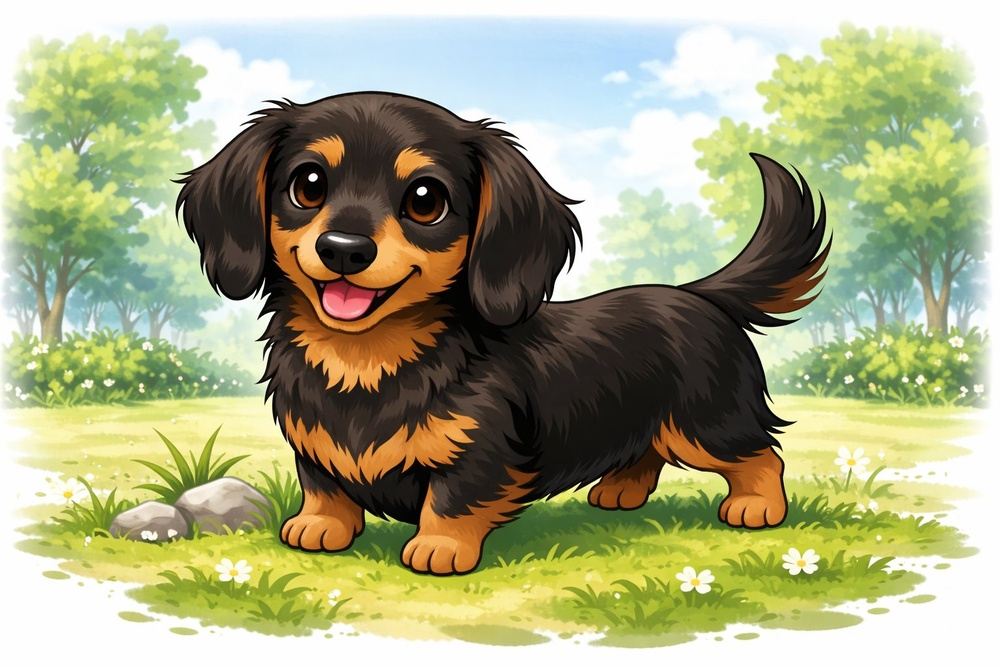
#> input picture Chapter11/image.jpg, 1000 x 667 px, shrunk from 1536 x 1024 before the run
$ python 11-06_Sobel.py   (older library calls are emulated)
#> lines starting #> are read from the running program, lines starting #| are printed output that depends on the picture; after the words box and inside, x2 and y2 are one past the last pixel; in counts of white or black regions, pixels touching at a corner belong together
import cv2

img = cv2.imread("image.jpg", 0)
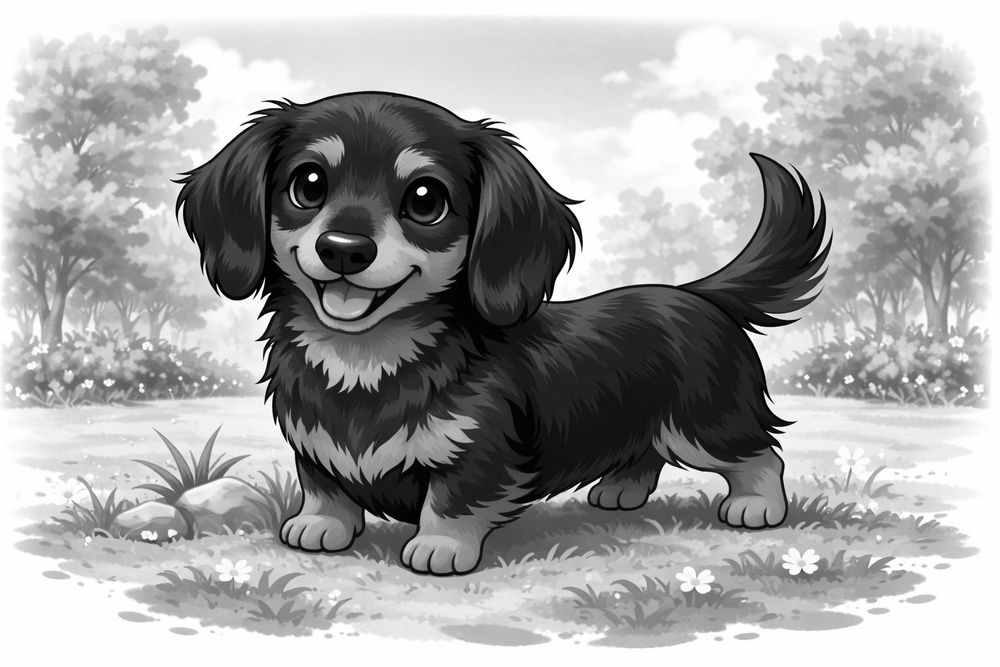
#> img: shape (667, 1000); min 0, max 255, mean 165.4

sobel_x = cv2.Sobel(img, cv2.CV_64F, 1, 0, ksize=3)  # 横方向の勾配
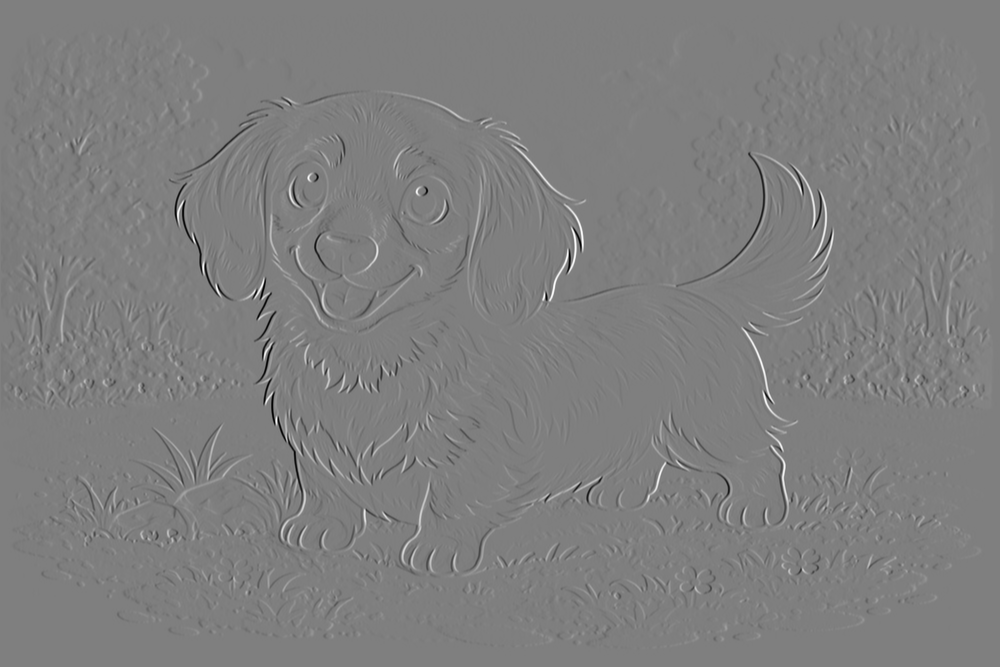
#> sobel_x: shape (667, 1000) float64; min -1015, max 1020, mean 0; drawn with min black and max white
sobel_y = cv2.Sobel(img, cv2.CV_64F, 0, 1, ksize=3)  # 縦方向の勾配
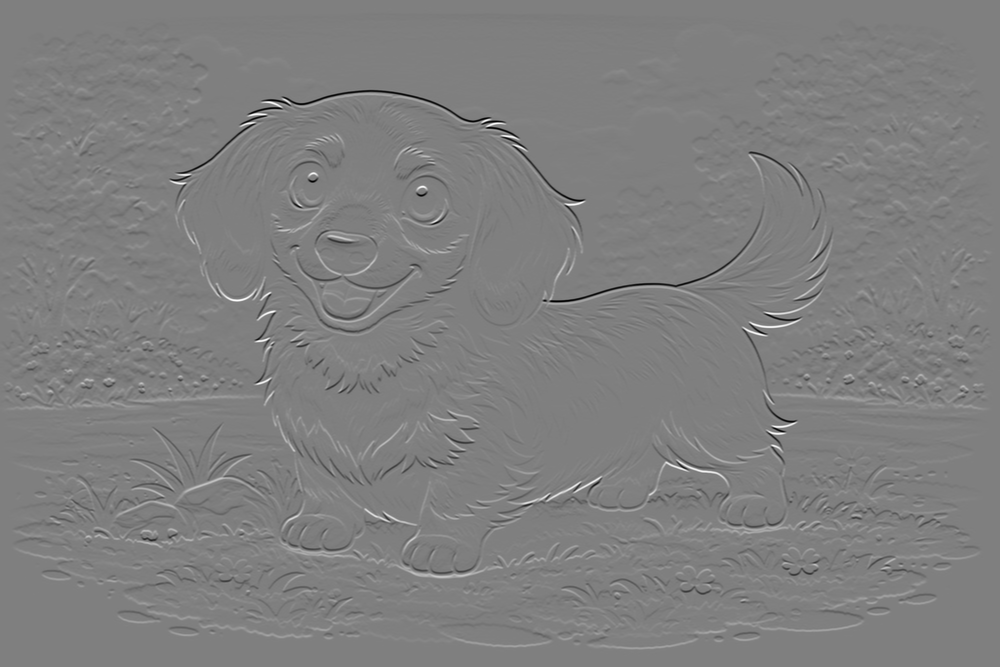
#> sobel_y: shape (667, 1000) float64; min -1020, max 1019, mean 0; drawn with min black and max white

cv2.imshow("sobel_x", sobel_x)
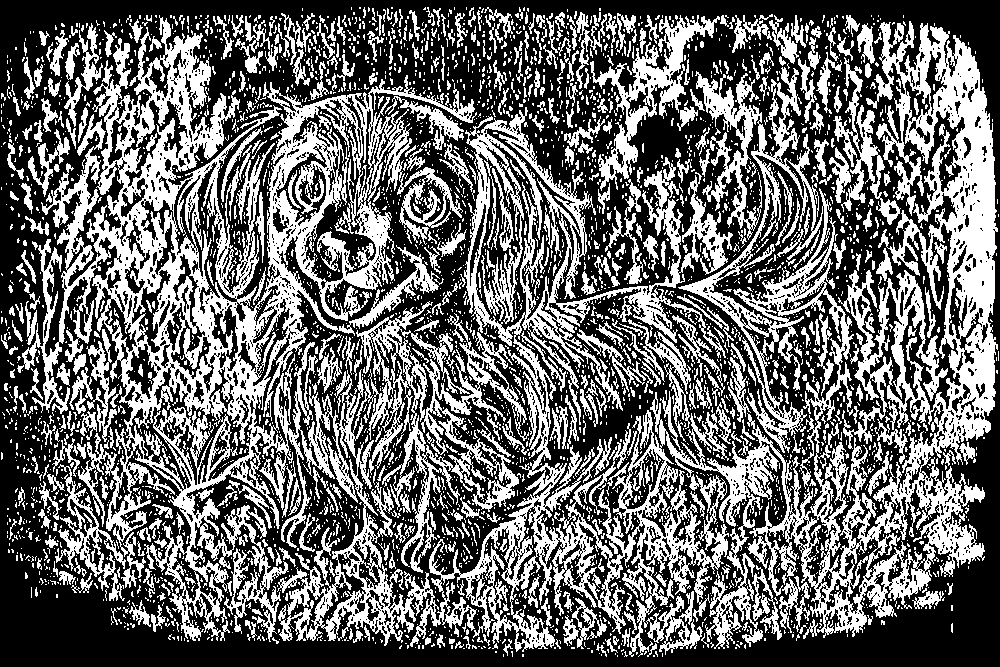
#> window 'sobel_x': shape (667, 1000); 41.1% white; 3682 white regions (3096 under 20 px), largest, box (x1, y1, x2, y2) and area: (22, 15, 998, 657) 196008, (590, 15, 720, 191) 4981, (833, 57, 901, 225) 2542
cv2.waitKey(0)

$ run again, with Chapter11/noise.png saved as Chapter11/image.jpg
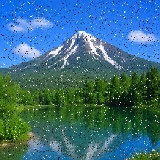
#> input picture Chapter11/noise.png, 160 x 160 px
#> `sobel_y = cv2.Sobel(img, cv2.CV_64F, 0, 1, ksize=3)`:
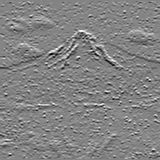
#> sobel_y: shape (160, 160) float64; min -615, max 579, mean -0.3; drawn with min black and max white
#> `cv2.imshow("sobel_x", sobel_x)`:
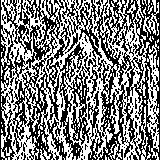
#> window 'sobel_x': shape (160, 160); 49.7% white in thin lines or dots
